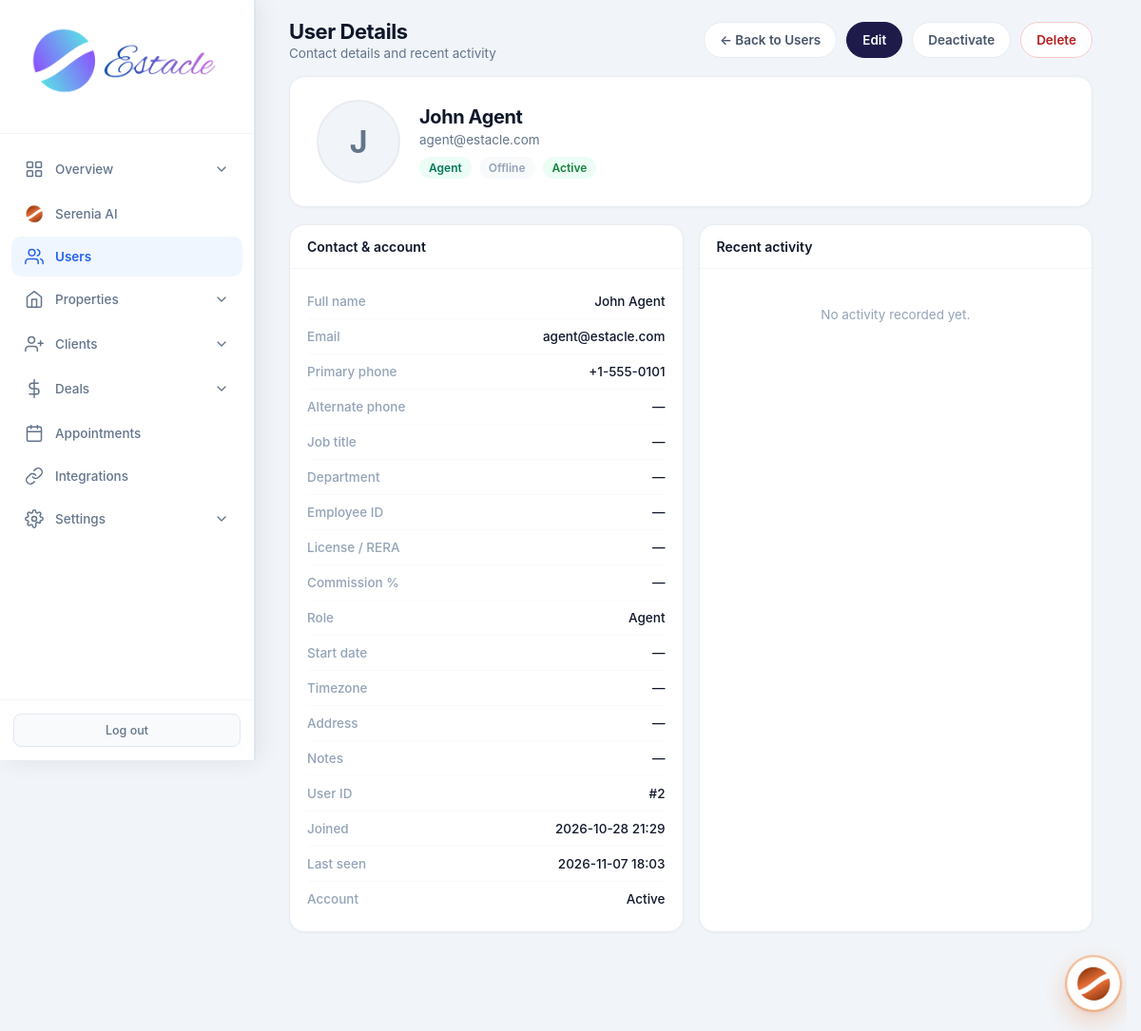
The page /admin/users/2 (signed in) on the database its author committed.
### tables this page shows
CREATE TABLE users (
            id INTEGER PRIMARY KEY AUTOINCREMENT,
            email TEXT UNIQUE NOT NULL,
            password TEXT NOT NULL,
            full_name TEXT NOT NULL,
            role TEXT NOT NULL CHECK(role IN ('admin', 'agent', 'customer')),
            phone TEXT,
            created_at TIMESTAMP DEFAULT CURRENT_TIMESTAMP,
            is_active INTEGER DEFAULT 1
        , avatar TEXT, last_seen TIMESTAMP, job_title TEXT, department TEXT, employee_id TEXT, license_no TEXT, commission_rate REAL, alt_phone TEXT, address TEXT, city TEXT, state TEXT, country TEXT, postal_code TEXT, notes TEXT, hire_date TEXT, timezone TEXT);

### routes/admin/users.py (the view)
@admin.route('/admin/users/<int:user_id>')
@login_required
@role_required('admin')
def admin_user_detail(user_id):
    db = get_db()
    migrate_db()
    online_sql = (
        "last_seen IS NOT NULL AND "
        "datetime(last_seen) >= datetime('now', '-10 minutes')"
    )
    user = db.execute(
        'SELECT *, CASE WHEN ' + online_sql + ' THEN 1 ELSE 0 END AS is_online '
        'FROM users WHERE id = ?',
        (user_id,)
    ).fetchone()
    if not user:
        flash('User not found.', 'danger')
        return redirect(url_for('admin.admin_users'))
    activity = db.execute(
        'SELECT action, entity_type, entity_id, details, created_at '
        'FROM activity_log WHERE user_id = ? ORDER BY created_at DESC LIMIT 20',
        (user_id,)
    ).fetchall()
    return render_template(
        'admin_user_detail.html',
        user=user,
        activity=activity,
    )

### core/db.py (called while the page is built)
def get_db():
    if 'db' not in g:
        g.db = sqlite3.connect(current_app.config['DATABASE'])
        g.db.row_factory = sqlite3.Row
    return g.db

### core/helpers.py (called while the page is built)
def login_required(f):
    @wraps(f)
    def decorated_function(*args, **kwargs):
        if 'user_id' not in session:
            flash('Please log in to access this page.', 'warning')
            return redirect(url_for('auth.login'))
        return f(*args, **kwargs)
    return decorated_function

def role_required(*roles):
    def decorator(f):
        @wraps(f)
        def decorated_function(*args, **kwargs):
            if 'user_id' not in session:
                flash('Please log in to access this page.', 'warning')
                return redirect(url_for('auth.login'))
            if session.get('role') not in roles:
                flash('You do not have permission to access this page.', 'danger')
                return redirect(url_for('auth.role_redirect'))
            return f(*args, **kwargs)
        return decorated_function
    return decorator

def get_setting(key, default=''):
    db = get_db()
    row = db.execute('SELECT value FROM settings WHERE key = ?', (key,)).fetchone()
    return row['value'] if row else default

### templates/admin_user_detail.html (shortened to what this page needs)
<!DOCTYPE html>
<html lang="en">
<head>
    <link rel="stylesheet" href="{{ url_for('static', filename='css/admin.css') }}">
</head>
<body>
<div class="app-layout">
    {% set active = 'users' %}
    {% include 'partials/admin_sidebar.html' %}
    <main class="main-content">
        <header class="top-bar dash-top">
            <div>
                <h1 class="page-title">User Details</h1>
                <p class="page-subtitle">Contact details and recent activity</p>
            </div>
            <div class="top-actions">
                <a href="{{ url_for('admin.admin_users') }}" class="btn-pill">← Back to Users</a>
                <a href="{{ url_for('admin.admin_edit_user', user_id=user.id) }}" class="btn-pill primary">Edit</a>
                {% if user.id != session.user_id %}
                <form method="POST" action="{{ url_for('admin.admin_toggle_user', user_id=user.id) }}" style="display:inline;margin:0;">
                    <button type="submit" class="btn-pill">{{ 'Deactivate' if user.is_active else 'Activate' }}</button>
                </form>
                <form method="POST" action="{{ url_for('admin.admin_delete_user', user_id=user.id) }}" style="display:inline;margin:0;" onsubmit="return confirm('Permanently delete this user? This cannot be undone.');">
                    <button type="submit" class="btn-pill danger">Delete</button>
                </form>
                {% endif %}
            </div>
        </header>
        <div class="page-wrap">
            <div class="profile-hero">
                <div class="profile-avatar">
                    {% if user.avatar %}
                    <img src="{% if user.avatar.startswith('http') %}{{ user.avatar }}{% else %}{{ url_for('static', filename='uploads/avatars/' + user.avatar) }}{% endif %}" alt="">
                    {% else %}
                    {{ (user.full_name or '?')[0]|upper }}
                    {% endif %}
                </div>
                <div class="profile-meta">
                    <h2>{{ user.full_name }}</h2>
                    <p class="email">{{ user.email }}</p>
                    <div class="badges">
                        <span class="chip role-{{ user.role }}">{{ user.role|capitalize }}</span>
                        {% if user.is_online %}<span class="chip online">Online</span>{% else %}<span class="chip offline">Offline</span>{% endif %}
                        {% if user.is_active %}<span class="chip active">Active</span>{% else %}<span class="chip inactive">Inactive</span>{% endif %}
                    </div>
                </div>
            </div>
            <div class="grid-2">
                <div class="card">
                    <div class="card-hd">Contact & account</div>
                    <div class="card-bd">
                        <div class="info-row"><span class="lbl">Full name</span><span class="val">{{ user.full_name }}</span></div>
                        <div class="info-row"><span class="lbl">Email</span><span class="val">{{ user.email }}</span></div>
                        <div class="info-row"><span class="lbl">Primary phone</span><span class="val">{{ user.phone or '—' }}</span></div>
                        <div class="info-row"><span class="lbl">Alternate phone</span><span class="val">{{ user.alt_phone or '—' }}</span></div>
                        <div class="info-row"><span class="lbl">Job title</span><span class="val">{{ user.job_title or '—' }}</span></div>
                        <div class="info-row"><span class="lbl">Department</span><span class="val">{{ user.department or '—' }}</span></div>
                        <div class="info-row"><span class="lbl">Employee ID</span><span class="val">{{ user.employee_id or '—' }}</span></div>
                        <div class="info-row"><span class="lbl">License / RERA</span><span class="val">{{ user.license_no or '—' }}</span></div>
                        <div class="info-row"><span class="lbl">Commission %</span><span class="val">{% if user.commission_rate is not none %}{{ user.commission_rate }}%{% else %}—{% endif %}</span></div>
                        <div class="info-row"><span class="lbl">Role</span><span class="val">{{ user.role|capitalize }}</span></div>
                        <div class="info-row"><span class="lbl">Start date</span><span class="val">{{ user.hire_date or '—' }}</span></div>
                        <div class="info-row"><span class="lbl">Timezone</span><span class="val">{{ user.timezone or '—' }}</span></div>
                        <div class="info-row"><span class="lbl">Address</span><span class="val">{% if user.address or user.city %}{{ user.address or '' }}{% if user.city %}{% if user.address %}, {% endif %}{{ user.city }}{% endif %}{% if user.state %}, {{ user.state }}{% endif %}{% if user.postal_code %} {{ user.postal_code }}{% endif %}{% if user.country %}, {{ user.country }}{% endif %}{% else %}—{% endif %}</span></div>
                        <div class="info-row"><span class="lbl">Notes</span><span class="val">{{ user.notes or '—' }}</span></div>
                        <div class="info-row"><span class="lbl">User ID</span><span class="val">#{{ user.id }}</span></div>
                        <div class="info-row"><span class="lbl">Joined</span><span class="val">{{ user.created_at[:16] if user.created_at else '—' }}</span></div>
                        <div class="info-row"><span class="lbl">Last seen</span><span class="val">{{ user.last_seen[:16] if user.last_seen else '—' }}</span></div>
                        <div class="info-row"><span class="lbl">Account</span><span class="val">{{ 'Active' if user.is_active else 'Inactive' }}</span></div>
                    </div>
                </div>
                <div class="card">
                    <div class="card-hd">Recent activity</div>
                    <div class="card-bd">
                        {% if activity %}
                        <ul class="timeline">
                            {% for a in activity %}
                            <li>
                                <p class="act">{{ a.action }}{% if a.details %} — {{ a.details }}{% endif %}</p>
                                <p class="meta">{{ a.entity_type or 'system' }}{% if a.entity_id %} #{{ a.entity_id }}{% endif %} · {{ a.created_at[:16] if a.created_at else '' }}</p>
                            </li>
                            {% endfor %}
                        </ul>
                        {% else %}
                        <p class="empty-note">No activity recorded yet.</p>
                        {% endif %}
                    </div>
                </div>
            </div>
</div>
    </main>
</div>
</body>
</html>

### static/css/admin.css (style rules this page uses)
* { margin: 0; padding: 0; box-sizing: border-box; }
body { font-family: -apple-system, BlinkMacSystemFont, 'Segoe UI', Roboto, 'Helvetica Neue', Arial, sans-serif; background: #f1f5f9; color: #0f172a; min-height: 100vh; }
.app-layout { display: flex; min-height: 100vh; }
.main-content { flex: 1; margin-left: 268px; min-height: 100vh; }
.top-bar { background: white; padding: 18px 32px; border-bottom: 1px solid #e2e8f0; display: flex; justify-content: space-between; align-items: center; }
.page-title { font-family: 'Inter', sans-serif; font-size: 22px; font-weight: 700; letter-spacing: -0.4px; color: #0f172a; }
.page-subtitle { font-size: 13px; color: #64748b; margin-top: 2px; font-weight: 400; }
html { scrollbar-gutter: stable; }
.app-layout > :not(.sidebar):not(script):not(style) { animation: none !important; }
.main-content { transition: none; }

### templates/admin_user_detail.html (style rules this page uses)
.main-content { padding-bottom: 48px; }
.page-wrap { padding: 4px 36px 40px; max-width: 1100px; }
.top-bar.dash-top { display: flex; align-items: center; justify-content: space-between; padding: 20px 36px 12px !important; background: transparent; border-bottom: none; box-shadow: none; gap: 16px; flex-wrap: wrap; }
.dash-top .page-title { font-size: 22px; font-weight: 700; color: #0f172a; margin: 0 0 2px; letter-spacing: -0.02em; }
.dash-top .page-subtitle { font-size: 13.5px; color: #64748b; margin: 0; }
.top-actions { display: flex; align-items: center; gap: 10px; flex-wrap: wrap; }
.btn-pill { display: inline-flex; align-items: center; gap: 6px; padding: 10px 16px; border-radius: 999px; font-size: 13.5px; font-weight: 600; text-decoration: none; border: 1px solid #e8ecf1; background: #fff; color: #475569; cursor: pointer; font-family: inherit; }
.btn-pill.primary { background: #1e1b4b; color: #fff; border-color: #1e1b4b; }
.btn-pill.danger { color: #b91c1c; border-color: #fecaca; }
.profile-hero { background: #fff; border: 1px solid #e8ecf1; border-radius: 16px; box-shadow: 0 1px 3px rgba(15,23,42,0.04); padding: 24px 28px; display: flex; align-items: center; gap: 20px; margin-bottom: 18px; flex-wrap: wrap; }
.profile-avatar { width: 88px; height: 88px; border-radius: 50%; background: #f1f5f9; border: 2px solid #e8ecf1; display: flex; align-items: center; justify-content: center; font-size: 32px; font-weight: 700; color: #64748b; overflow: hidden; flex-shrink: 0; }
.profile-meta { flex: 1; min-width: 200px; }
.profile-meta h2 { margin: 0 0 4px; font-size: 20px; font-weight: 700; color: #0f172a; letter-spacing: -0.02em; }
.profile-meta .email { font-size: 13.5px; color: #64748b; margin: 0 0 10px; }
.badges { display: flex; flex-wrap: wrap; gap: 8px; }
.chip { display: inline-flex; align-items: center; padding: 4px 10px; border-radius: 999px; font-size: 12px; font-weight: 600; background: #f1f5f9; color: #334155; }
.chip.role-agent { background: #ecfdf5; color: #047857; }
.chip.offline { background: #f8fafc; color: #94a3b8; }
.chip.active { background: #ecfdf5; color: #15803d; }
.grid-2 { display: grid; grid-template-columns: 1fr 1fr; gap: 16px; margin-bottom: 16px; }
.card { background: #fff; border: 1px solid #e8ecf1; border-radius: 16px; box-shadow: 0 1px 3px rgba(15,23,42,0.04); overflow: hidden; }
.card-hd { padding: 14px 18px; border-bottom: 1px solid #f1f5f9; font-size: 14px; font-weight: 600; color: #0f172a; display: flex; align-items: center; justify-content: space-between; }
.card-bd { padding: 16px 18px; }
.info-row { display: flex; justify-content: space-between; gap: 12px; padding: 10px 0; border-bottom: 1px solid #f8fafc; font-size: 13.5px; }
.info-row:last-child { border-bottom: none; }
.info-row .lbl { color: #94a3b8; font-weight: 500; }
.info-row .val { color: #0f172a; font-weight: 500; text-align: right; word-break: break-all; }
.empty-note { text-align: center; color: #94a3b8; padding: 24px 12px; font-size: 13.5px; }

### rows shown on the page
users: is_active "Deactivate", full_name "J", full_name "John Agent", email "agent@estacle.com", role "Agent", phone "+1-555-0101", id "2", created_at "2026-10-28 21:29", last_seen "2026-11-07 18:03", is_active "Active"

### other values the page prints
{{ user.alt_phone or '—' }} "—"
{{ user.job_title or '—' }} "—"
{{ user.department or '—' }} "—"
{{ user.employee_id or '—' }} "—"
{{ user.license_no or '—' }} "—"
{{ user.hire_date or '—' }} "—"
{{ user.timezone or '—' }} "—"
{{ user.notes or '—' }} "—"
